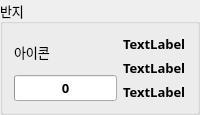
          <widget class="QGroupBox" name="groupRing1">
           <property name="maximumSize">
            <size>
             <width>250</width>
             <height>150</height>
            </size>
           </property>
           <property name="font">
            <font>
             <family>나눔스퀘어 네오 Regular</family>
             <pointsize>10</pointsize>
             <bold>false</bold>
            </font>
           </property>
           <property name="title">
            <string>반지</string>
           </property>
           <layout class="QHBoxLayout" name="horizontalLayout_12">
            <item>
             <layout class="QVBoxLayout" name="verticalLayout_22">
              <item>
               <widget class="QLabel" name="lbIconRing1">
                <property name="text">
                 <string>아이콘</string>
                </property>
               </widget>
              </item>
              <item>
               <widget class="QProgressBar" name="barQualRing1">
                <property name="font">
                 <font>
                  <family>나눔스퀘어 네오 Bold</family>
                  <pointsize>10</pointsize>
                  <bold>true</bold>
                 </font>
                </property>
                <property name="value">
                 <number>0</number>
                </property>
                <property name="alignment">
                 <set>Qt::AlignCenter</set>
                </property>
                <property name="textVisible">
                 <bool>true</bool>
                </property>
                <property name="format">
                 <string>%p</string>
                </property>
               </widget>
              </item>
             </layout>
            </item>
            <item>
             <layout class="QVBoxLayout" name="verticalLayout_23">
              <item>
               <widget class="QLabel" name="lbNameRing1">
                <property name="font">
                 <font>
                  <family>나눔스퀘어 네오 Bold</family>
                  <pointsize>10</pointsize>
                  <bold>true</bold>
                 </font>
                </property>
                <property name="text">
                 <string>TextLabel</string>
                </property>
               </widget>
              </item>
              <item>
               <widget class="QLabel" name="lbAttrRing1">
                <property name="font">
                 <font>
                  <family>나눔스퀘어 네오 Bold</family>
                  <pointsize>10</pointsize>
                  <bold>true</bold>
                 </font>
                </property>
                <property name="text">
                 <string>TextLabel</string>
                </property>
                <property name="textFormat">
                 <enum>Qt::AutoText</enum>
                </property>
                <property name="wordWrap">
                 <bool>false</bool>
                </property>
               </widget>
              </item>
              <item>
               <widget class="QLabel" name="lbEngraveRing1">
                <property name="font">
                 <font>
                  <family>나눔스퀘어 네오 Bold</family>
                  <pointsize>10</pointsize>
                  <bold>true</bold>
                 </font>
                </property>
                <property name="text">
                 <string>TextLabel</string>
                </property>
                <property name="textFormat">
                 <enum>Qt::AutoText</enum>
                </property>
                <property name="wordWrap">
                 <bool>false</bool>
                </property>
               </widget>
              </item>
             </layout>
            </item>
           </layout>
          </widget>
